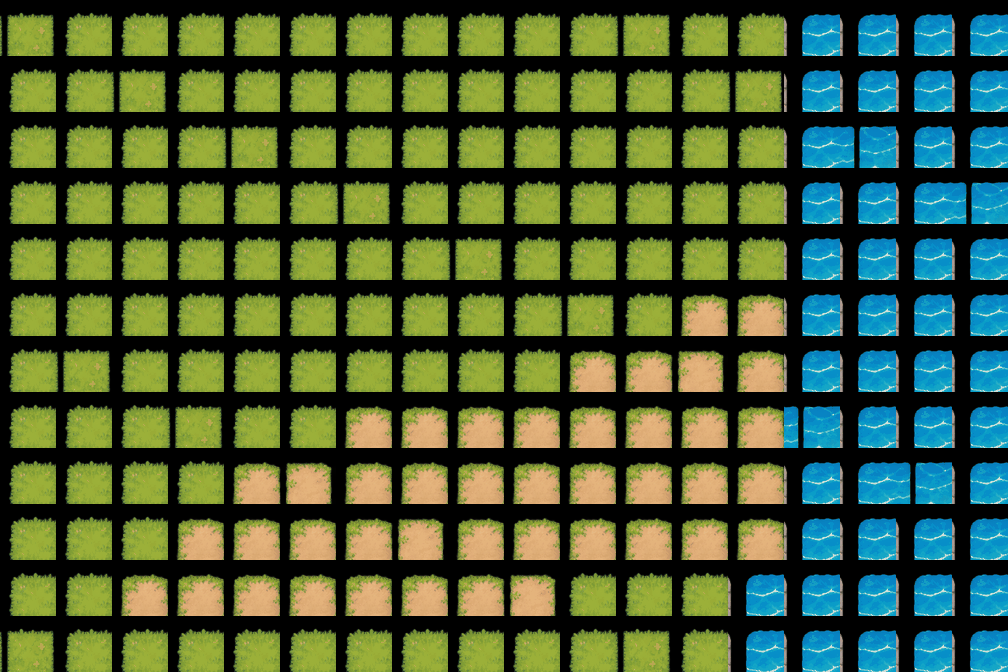

A 2D game scene composited from a Tiled map and its tileset images. What follows is a short description and the map's XML, with every tile layer's data as written:
An orthogonal 18x12 tile map with 56x56 px tiles, 1 tile layer (Ground) and 38 objects (3x tree2, 2x tree0, 2x tree1, 2x prop_24, 2x prop_27, ...).

<map version="1.10" tiledversion="1.10.2" orientation="orthogonal" renderorder="right-down" width="18" height="12" tilewidth="56" tileheight="56" infinite="0" nextlayerid="5" nextobjectid="600">
 <properties>
  <property name="level_id" value="glowglade_grove" />
  <property name="layout_style" value="one_screen_handcrafted_topdown" />
  <property name="map_review_revision" type="int" value="11" />
  <property name="scene_description" value="Forest sanctuary; winding trail, woodland cottage, creek, bridge and shallow-water nook." />
 </properties>
 <tileset firstgid="1" source="terrain.tsx" />
 <layer id="1" name="Ground" width="18" height="12">
  <data encoding="csv">
   2, 1, 1, 1, 1, 1, 1, 1, 1, 1, 1, 2, 1, 1, 37, 37, 37, 37,
   1, 1, 2, 1, 1, 1, 1, 1, 1, 1, 1, 1, 1, 2, 37, 37, 37, 37,
   1, 1, 1, 1, 2, 1, 1, 1, 1, 1, 1, 1, 1, 1, 37, 38, 37, 37,
   1, 1, 1, 1, 1, 1, 2, 1, 1, 1, 1, 1, 1, 1, 37, 37, 37, 38,
   1, 1, 1, 1, 1, 1, 1, 1, 2, 1, 1, 1, 1, 1, 37, 37, 37, 37,
   1, 1, 1, 1, 1, 1, 1, 1, 1, 1, 2, 1, 13, 13, 37, 37, 37, 37,
   1, 2, 1, 1, 1, 1, 1, 1, 1, 1, 13, 13, 14, 13, 37, 37, 37, 37,
   1, 1, 1, 2, 1, 1, 13, 13, 13, 13, 13, 13, 13, 13, 38, 37, 37, 37,
   1, 1, 1, 1, 13, 14, 13, 13, 13, 13, 13, 13, 13, 13, 37, 37, 38, 37,
   1, 1, 1, 13, 13, 13, 13, 14, 13, 13, 13, 13, 13, 13, 37, 37, 37, 37,
   1, 1, 13, 13, 13, 13, 13, 13, 13, 14, 1, 1, 1, 37, 37, 37, 37, 37,
   2, 1, 1, 1, 1, 1, 1, 1, 1, 1, 1, 2, 1, 37, 37, 37, 37, 37
  </data>
 </layer>
 <objectgroup id="2" name="Collision" draworder="topdown" />
 <objectgroup id="3" name="Objects" draworder="topdown">
  <object id="300" name="tree0" type="tree0" x="84.00" y="84.00"><properties><property name="scale" type="float" value="1.08" /></properties><point /></object>
  <object id="301" name="tree1" type="tree1" x="252.00" y="84.00"><properties><property name="scale" type="float" value="1.08" /></properties><point /></object>
  <object id="302" name="tree2" type="tree2" x="420.00" y="84.00"><properties><property name="scale" type="float" value="1.02" /></properties><point /></object>
  <object id="303" name="tree0" type="tree0" x="644.00" y="84.00"><properties><property name="scale" type="float" value="1.06" /></properties><point /></object>
  <object id="304" name="tree2" type="tree2" x="980.00" y="84.00"><properties><property name="scale" type="float" value="1.08" /></properties><point /></object>
  <object id="305" name="tree1" type="tree1" x="84.00" y="308.00"><properties><property name="scale" type="float" value="1.08" /></properties><point /></object>
  <object id="309" name="tree2" type="tree2" x="980.00" y="588.00"><properties><property name="scale" type="float" value="1.08" /></properties><point /></object>
  <object id="312" name="林间守望者小屋" type="prop_500" x="476.00" y="252.00"><properties><property name="scale" type="float" value="1.12" /></properties><point /></object>
  <object id="313" name="林间采集营帐" type="prop_22" x="700.00" y="252.00"><properties><property name="scale" type="float" value="0.92" /></properties><point /></object>
  <object id="314" name="花荫树" type="prop_24" x="252.00" y="308.00"><properties><property name="scale" type="float" value="0.82" /></properties><point /></object>
  <object id="315" name="微光花树" type="prop_24" x="756.00" y="84.00"><properties><property name="scale" type="float" value="0.78" /></properties><point /></object>
  <object id="316" name="蓝蘑菇簇" type="prop_25" x="196.00" y="420.00"><properties><property name="scale" type="float" value="0.82" /></properties><point /></object>
  <object id="317" name="苔木树桩" type="prop_26" x="700.00" y="532.00"><properties><property name="scale" type="float" value="0.78" /></properties><point /></object>
  <object id="318" name="蕨叶灌木" type="prop_27" x="364.00" y="532.00"><properties><property name="scale" type="float" value="0.82" /></properties><point /></object>
  <object id="319" name="蕨叶灌木" type="prop_27" x="588.00" y="476.00"><properties><property name="scale" type="float" value="0.80" /></properties><point /></object>
  <object id="320" name="溪流木桥" type="prop_32" x="812.00" y="308.00"><properties><property name="scale" type="float" value="1.00" /></properties><point /></object>
  <object id="321" name="溪谷崖壁" type="prop_200" x="924.00" y="140.00"><properties><property name="scale" type="float" value="0.92" /></properties><point /></object>
  <object id="323" name="溪谷瀑布崖壁" type="prop_202" x="924.00" y="476.00"><properties><property name="scale" type="float" value="0.92" /></properties><point /></object>
  <object id="324" name="prop_116" type="prop_116" x="252.00" y="420.00"><properties><property name="scale" type="float" value="0.78" /></properties><point /></object>
  <object id="325" name="prop_117" type="prop_117" x="308.00" y="476.00"><properties><property name="scale" type="float" value="0.78" /></properties><point /></object>
  <object id="326" name="prop_118" type="prop_118" x="532.00" y="476.00"><properties><property name="scale" type="float" value="0.78" /></properties><point /></object>
  <object id="327" name="prop_119" type="prop_119" x="644.00" y="420.00"><properties><property name="scale" type="float" value="0.78" /></properties><point /></object>
  <object id="328" name="prop_120" type="prop_120" x="252.00" y="532.00"><properties><property name="scale" type="float" value="0.78" /></properties><point /></object>
  <object id="329" name="prop_124" type="prop_124" x="476.00" y="532.00"><properties><property name="scale" type="float" value="0.78" /></properties><point /></object>
  <object id="330" name="prop_126" type="prop_126" x="476.00" y="588.00"><properties><property name="scale" type="float" value="0.78" /></properties><point /></object>
  <object id="331" name="prop_128" type="prop_128" x="308.00" y="364.00"><properties><property name="scale" type="float" value="0.76" /></properties><point /></object>
  <object id="333" name="prop_132" type="prop_132" x="196.00" y="252.00"><properties><property name="scale" type="float" value="0.74" /></properties><point /></object>
   <object id="350" name="溪边圆石" type="prop_210" x="756.00" y="196.00"><properties><property name="scale" type="float" value="0.82" /></properties><point /></object>
  <object id="351" name="溪边碎石" type="prop_211" x="756.00" y="420.00"><properties><property name="scale" type="float" value="0.78" /></properties><point /></object>
  <object id="352" name="林间花簇" type="prop_116" x="420.00" y="420.00"><properties><property name="scale" type="float" value="0.80" /></properties><point /></object>
  <object id="353" name="林间花簇" type="prop_117" x="588.00" y="532.00"><properties><property name="scale" type="float" value="0.80" /></properties><point /></object>
  <object id="354" name="苔藓灌木" type="prop_229" x="308.00" y="420.00"><properties><property name="scale" type="float" value="0.78" /></properties><point /></object>
</objectgroup>
 <objectgroup id="4" name="Markers" draworder="topdown">
  <object id="500" name="spawn" type="spawn" x="140.00" y="532.00"><point /></object>
  <object id="501" name="return" type="return" x="140.00" y="588.00"><point /></object>
  <object id="502" name="grove_gate" type="grove_gate" x="196.00" y="532.00"><point /></object>
  <object id="503" name="ruin_gate" type="ruin_gate" x="196.00" y="588.00"><point /></object>
  <object id="504" name="shrine" type="shrine" x="756.00" y="364.00"><point /></object>
  <object id="505" name="boss" type="boss" x="756.00" y="532.00"><point /></object>
 </objectgroup>
</map>
